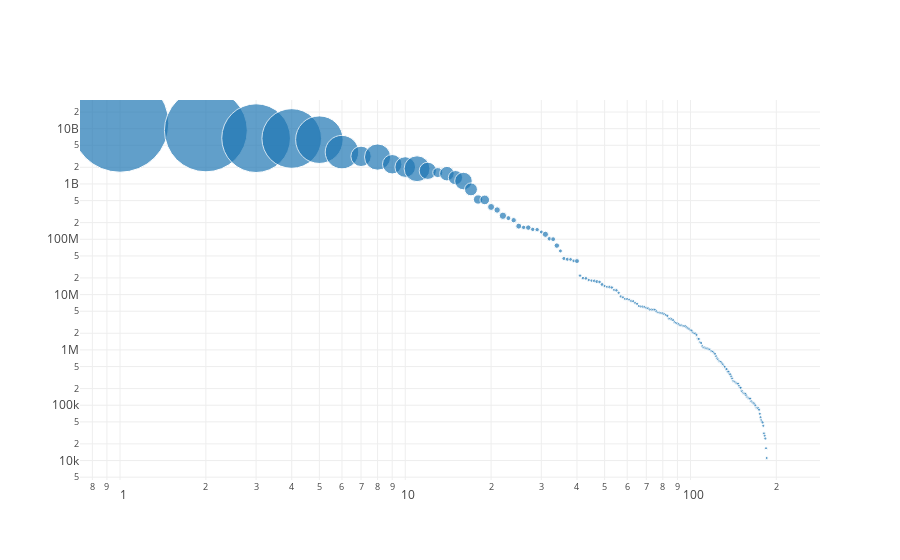

The code cell stored with this chart in its notebook:
### Code cell
data = data.sort_values(['total_contribution', 'total_projects'], ascending=False).reset_index()
trace = go.Scatter(x=data.index,
                   y=data['total_contribution'],
                   mode='markers',
                   text=data['country'],
                   marker=dict(size=min_max_scaler.fit_transform(data[['total_projects']]))
                  )

layout = go.Layout(
    title='',
    xaxis=dict(type='log'),
    yaxis=dict(type='log')
)

fig = dict(data=[trace], layout=layout)
plotly.offline.iplot(fig)

### Figure 1 — Plotly figure (JSON) as saved in the notebook; plotly's stock layout.template omitted (floating-point values rounded to 4 significant figures; data arrays with more than 128 entries replaced by an {"elided": "..."} marker saying what was removed)
{"data": [{"marker": {"size": {"elided": "207x1 float values"}}, "mode": "markers", "text": {"elided": "207 str values"}, "type": "scatter", "uid": "64d4e928-a1d4-4dce-a502-737f01d781d7", "x": {"elided": "207 int values"}, "y": {"elided": "207 float values"}}], "layout": {"title": {"text": ""}, "xaxis": {"type": "log"}, "yaxis": {"type": "log"}}}
